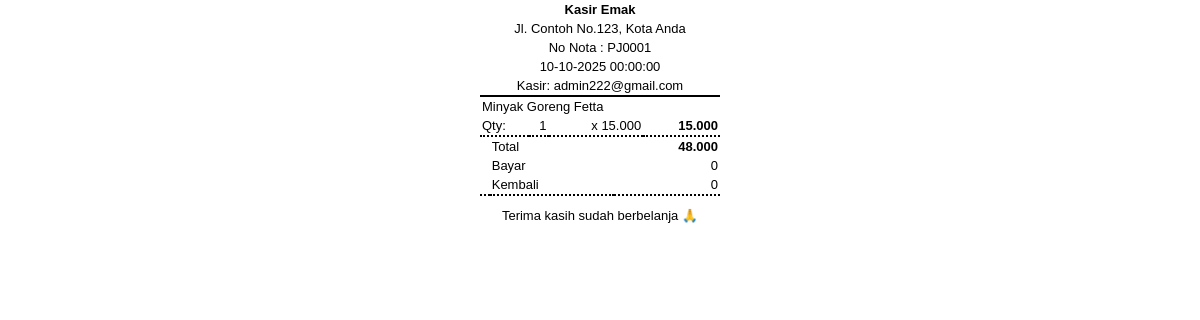
Page /report/r-struk.php?nota=PJ0001 (signed in) on the committed database.
### tables this page shows
CREATE TABLE `tbl_jual_head` (
  `no_jual` varchar(20) NOT NULL,
  `tgl_jual` date NOT NULL,
  `customer` varchar(255) NOT NULL,
  `total` int(11) NOT NULL,
  `keterangan` varchar(255) NOT NULL,
  `jml_bayar` int(11) NOT NULL,
  `kembalian` int(11) NOT NULL
);

CREATE TABLE `tbl_user` (
  `userid` int(11) NOT NULL,
  `username` varchar(50) NOT NULL,
  `fullname` varchar(100) NOT NULL,
  `password` varchar(255) NOT NULL,
  `address` varchar(255) DEFAULT NULL,
  `level` enum('1','2','3') NOT NULL COMMENT '1=administrator, 2=supervisor, 3=operator',
  `foto` varchar(255) DEFAULT 'default.webp'
);

CREATE TABLE `tbl_jual_detail` (
  `id` int(11) NOT NULL,
  `no_jual` varchar(20) NOT NULL,
  `tgl_jual` date NOT NULL,
  `barcode` varchar(100) NOT NULL,
  `nama_brg` varchar(100) NOT NULL,
  `qty` int(11) NOT NULL,
  `harga_jual` int(11) NOT NULL,
  `jml_harga` int(11) NOT NULL
);

### config/functions.php (called while the page is built, shortened)
<?php
function getData($sql)
{
    global $koneksi;
    $result = mysqli_query($koneksi, $sql);
    $rows   = [];
    if ($result) {
        while ($row = mysqli_fetch_assoc($result)) {
            $rows[] = $row;
        }
    }
    return $rows;
}
function userLogin()
{
    global $koneksi;
    $userActive = mysqli_real_escape_string($koneksi, $_SESSION["ssUserPOS"]);
    $dataUser   = getData("SELECT * FROM tbl_user WHERE username = '$userActive'")[0];
    return $dataUser;
}
?>

### report/r-struk.php (the view, shortened to what this page needs)
<?php
require "../config/config.php";
require "../config/functions.php";
$nota = isset($_GET['nota']) ? $_GET['nota'] : '';
$dataJual = [];
$itemJual = [];
if ($nota != '') {
  $dataJualList = getData("SELECT * FROM tbl_jual_head WHERE no_jual = '$nota'");
  $itemJual = getData("SELECT * FROM tbl_jual_detail WHERE no_jual = '$nota'");
  if (!empty($dataJualList)) {
    $dataJual = $dataJualList[0];
  }
}
$uniqueItems = [];
foreach ($itemJual as $item) {
  $key = $item['nama_brg'] . '-' . $item['harga_jual'];
  if (!isset($uniqueItems[$key])) {
    $uniqueItems[$key] = $item;
  } else {
    $uniqueItems[$key]['qty'] += $item['qty'];
    $uniqueItems[$key]['jml_harga'] += $item['jml_harga'];
  }
}
?>
<!DOCTYPE html>
<html lang="id">
<head>
</head>
<body>
  <table style="border-bottom: solid 2px;">
    <tr>
      <td class="center"><b>Kasir Emak</b></td>
    </tr>
    <tr>
      <td class="center">Jl. Contoh No.123, Kota Anda</td>
    </tr>
    <tr>
      <td class="center"><?= 'No Nota : ' . htmlspecialchars($nota) ?></td>
    </tr>
    <tr>
      <td class="center">
        <?= isset($dataJual['tgl_jual']) ? date('d-m-Y H:i:s', strtotime($dataJual['tgl_jual'])) : '-' ?>
      </td>
    </tr>
    <tr>
      <td class="center">Kasir: <?= htmlspecialchars(userLogin()['username'] ?? '-') ?></td>
    </tr>
  </table>
  <table style="border-bottom: dotted 2px;">
    <?php if (!empty($uniqueItems)) { ?>
      <?php foreach ($uniqueItems as $item) { ?>
        <tr>
          <td colspan="6"><?= htmlspecialchars($item['nama_brg']) ?></td>
        </tr>
        <tr>
          <td colspan="2">Qty:</td>
          <td class="right"><?= $item['qty'] ?></td>
          <td class="right">x <?= number_format($item['harga_jual'], 0, ',', '.') ?></td>
          <td class="right bold" colspan="2"><?= number_format($item['jml_harga'], 0, ',', '.') ?></td>
        </tr>
      <?php } ?>
    <?php } else { ?>
      <tr><td colspan="6" class="center">Tidak ada data transaksi</td></tr>
    <?php } ?>
  </table>
  <table style="border-bottom: dotted 2px;">
    <tr>
      <td colspan="3"></td>
      <td>Total</td>
      <td class="right bold"><?= number_format($dataJual['total'] ?? 0, 0, ',', '.') ?></td>
    </tr>
    <tr>
      <td colspan="3"></td>
      <td>Bayar</td>
      <td class="right"><?= number_format($dataJual['jml_bayar'] ?? 0, 0, ',', '.') ?></td>
    </tr>
    <tr>
      <td colspan="3"></td>
      <td>Kembali</td>
      <td class="right"><?= number_format($dataJual['kembalian'] ?? 0, 0, ',', '.') ?></td>
    </tr>
  </table>
  <table class="center" style="margin-top: 10px;">
    <tr>
      <td>Terima kasih sudah berbelanja 🙏</td>
    </tr>
  </table>
</body>
</html>

### report/r-struk.php (style rules this page uses)
body { font-family: Arial, sans-serif; font-size: 13px; margin: 0; padding: 0; }
table { width: 240px; border-collapse: collapse; margin: 0 auto; }
td { padding: 2px; }
.center { text-align: center; }
.right { text-align: right; }
.bold { font-weight: bold; }

### rows in the picture
tbl_jual_head: tgl_jual "10-10-2025 00:00:00", total "48.000", jml_bayar "0", kembalian "0"
tbl_user: username "admin222@gmail.com"
tbl_jual_detail: nama_brg "Minyak Goreng Fetta", qty "1", harga_jual "15.000", jml_harga "15.000"

### other values in the picture
$nota "PJ0001"
